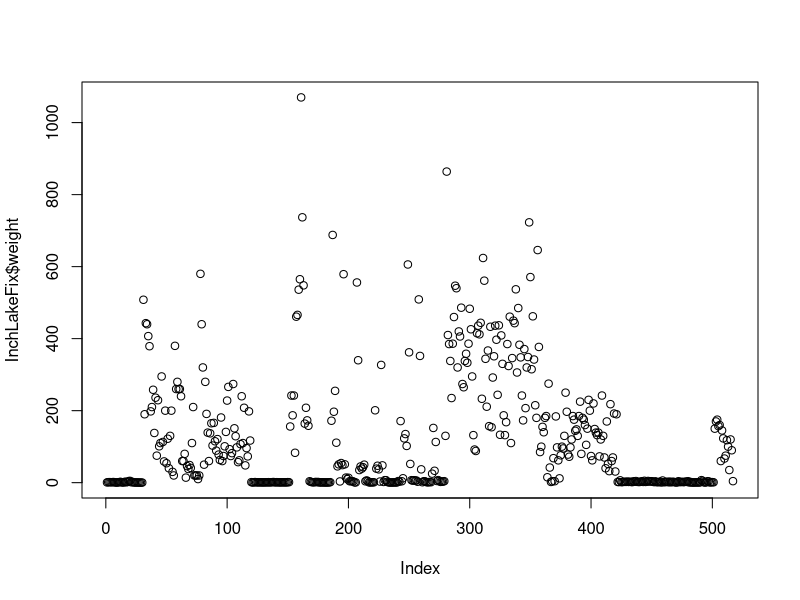

Reproduce this figure in R.
## ---- chunk 1
# If you don't yet have tidyverse run:
# install.packages("tidyverse")
library(tidyverse)
## ---- chunk 2
InchLake <- read.csv("data/InchLake2-Broken.csv")
InchLake <- select(InchLake, -X)

str(InchLake)
head(InchLake)
tail(InchLake)
## ---- chunk 3
# Create a new df to work and manipulate
InchLakeFix <- InchLake

# class of each variable
sapply(InchLakeFix, class)

# investigate factors of weight
levels(InchLakeFix$weight)


# removing commas using gsub(); first, convert to character

InchLakeFix$weight <- as.character(InchLakeFix$weight)
InchLakeFix$weight <- gsub(",", 
                       "", 
                       InchLakeFix$weight)

# convert as numeric
InchLakeFix$weight <- as.numeric(InchLakeFix$weight)

# run this to check if everything's in order: 
# sapply() to check levels
# levels() should be NULL
# range (), max(), plot() to check numeric values

sapply(InchLakeFix, class)
levels(InchLakeFix$weight)
range(InchLakeFix$weight)
max(InchLakeFix$weight)
plot(InchLakeFix$weight)
## ---- chunk 4
# checking columns, there are strange values in year
levels(InchLakeFix$year)
#InchLakeFix$year <- as.character(InchLakeFix$year)

levels(InchLakeFix$year) <- list("2007"=c("2007", "2O07"), 
                                 "2008"=c("2008", "2 008", "2048"))
levels(InchLakeFix$year)
unique(InchLakeFix$year)

## ---- chunk 5


